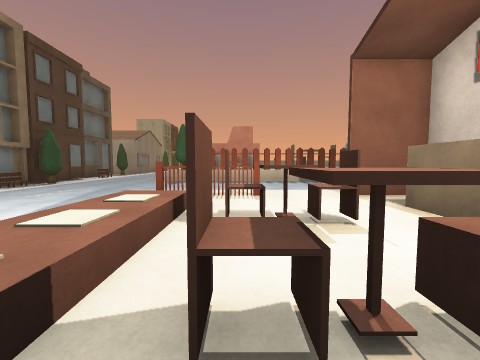
view 1 (above)

22 first-person views from a walk through a 3-D level made in the Unity game engine. The camera is 1.2 m above the floor, tilts 4° down and sees 90° across. The floor is counted in squares, 2 m on a side. Each view is taken from the middle of a square. On the plan, view 1 faces up. The plan holds only what a view shows up to about 9 squares ahead; the rest is blank. The place goes on beyond the plan. The player character is not drawn. Surface patterns are stand-ins for the level's own textures.

view 2
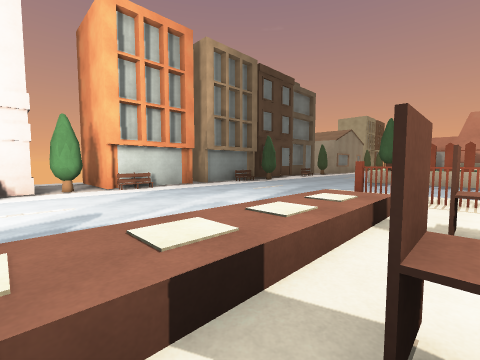

view 3
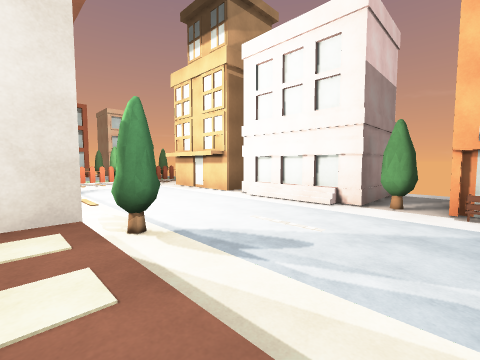

view 4
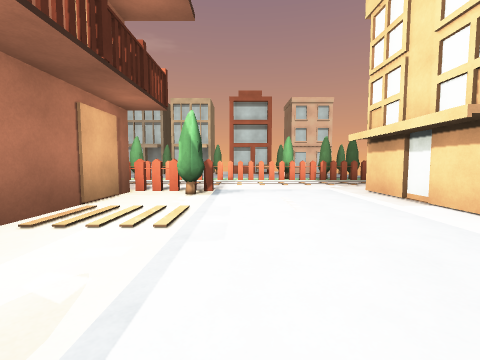

view 5
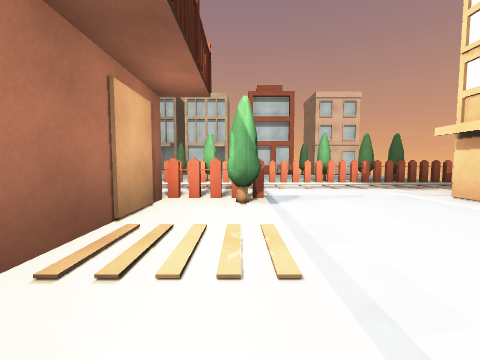

view 6
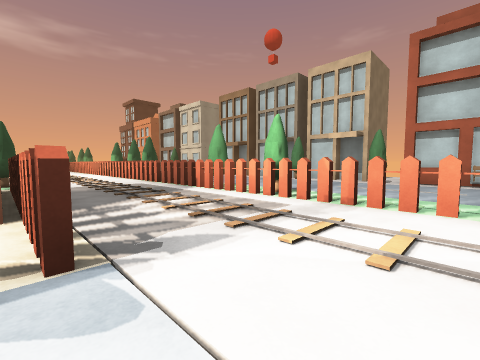

view 7
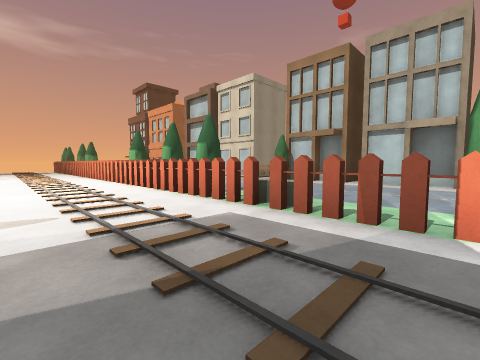

view 8
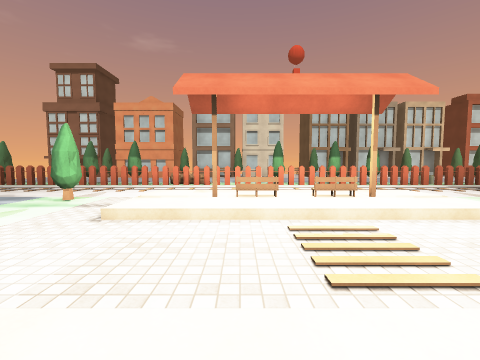

view 9
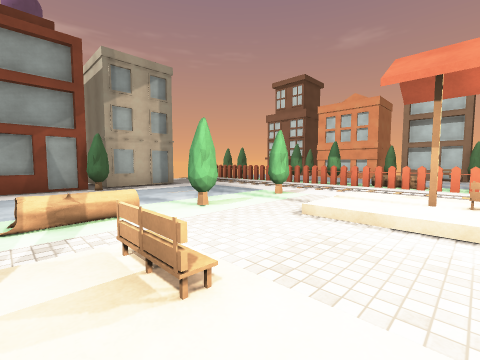

view 10
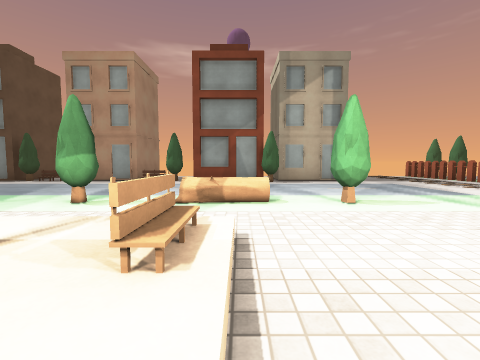

view 11
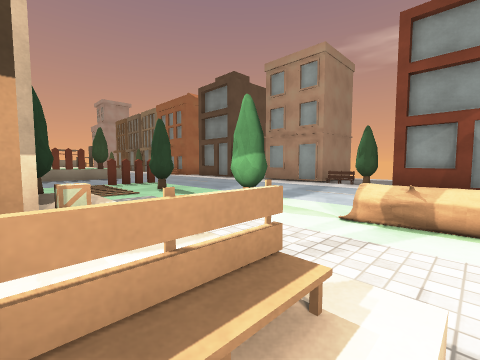

view 12
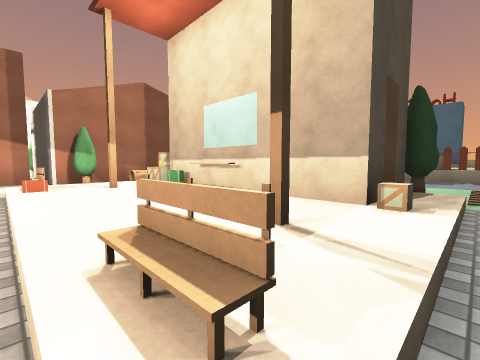

view 13
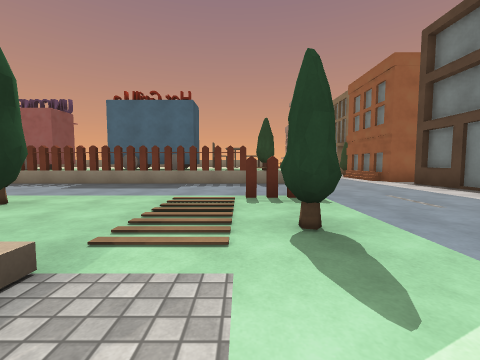

view 14
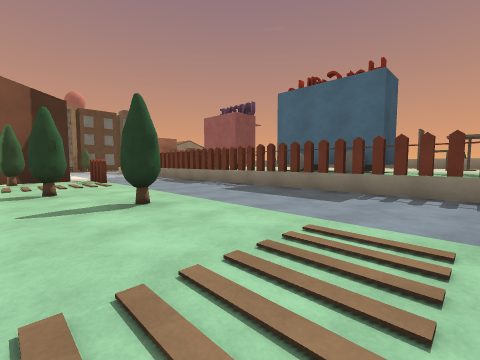

view 15
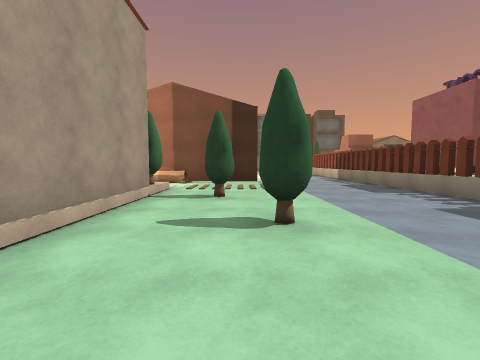

view 16
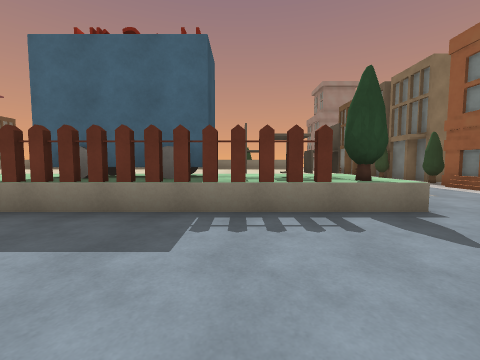

view 17
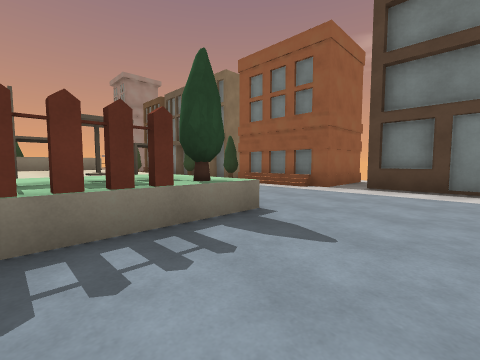

view 18
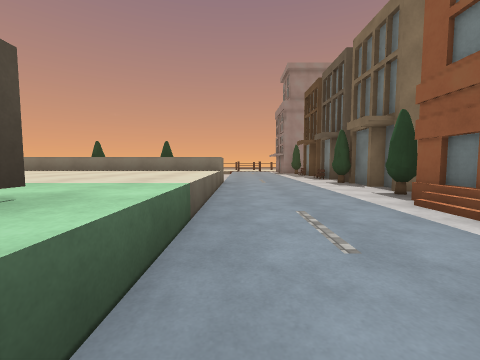

view 19
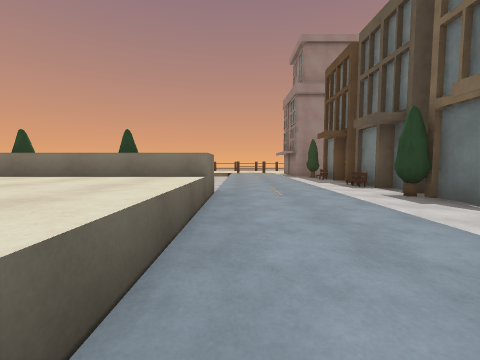

view 20
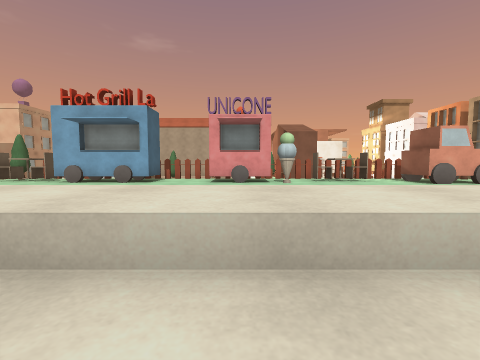

view 21
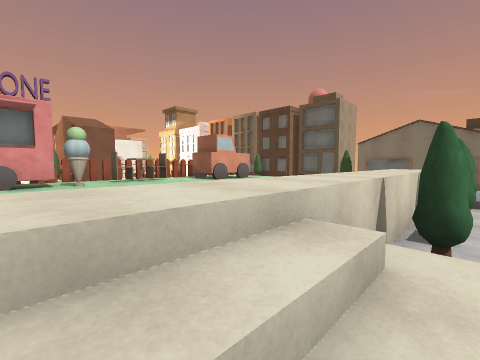

view 22
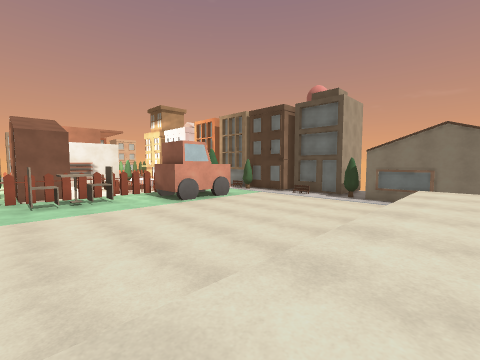

### Floor plan
Key: @ floor where view 1 was taken; # wall or solid block; x gap in a wall; . main floor; : floor 0.25 m higher than the main floor; + floor 0.5 m higher than the main floor; - floor 0.5 m lower than the main floor; / step, stairs or slope; = window, fence, low wall or low ledge; ^ raised ledge; v drop or lower ground; T tree; O other object.
Columns run from 9 left of view 1 to 20 right of it. Each row starts with its distance up from view 1.
 18                         .../#
 17    #   --T-- ////       .../#
 16    #   //////////      /....#
 15    #   vvvvvvvvvvvvvvvvv...T#
 14    #.  vvvvvvv     vvvvv....#
 13    #.  vvvvvvv      vvvv...T#
 12        vvvvvvv v  v vvvv...##
 11        vvvvvvvvvvvvvvvvv...#
 10        v^^vvvv#^vv^^^vvv...#
  9    #...T#^vv#v^^^v^^^v#v...###
  8    #...T###############T.....
  7    T.......................#
  6    O.......................##
  5    #........##.........#..TO
  4   ##....##...#..T.T......../
  3   ##....+...#T......T..T...#
  2   #O....+=..##./T####/.....##
  1   #T....+^^ ## /^####/.....O#
  0   ##....+@  #T /:::::/.T...T
 -1    #...T#####  /:#::#/.x...#
 -2    #.... #  #..///////.^  .#
 -3    ......#       ..........T
 -4   ##.....#      //////.T...#
 -5    #.....#     /:#:O:/.....#
 -6    #...T#####T./:::::/.T....
 -7    ..........................
 -8   ...........................
 -9  ............................
-10 #xTTTxxxTxTx=xTTxxTxx#xTxTxxT

Where each view was taken, in squares from view 1:
view 1: 0 up, 0 right, facing up
view 2: 0 up, 0 right, facing up-left
view 3: 2 up, 1 left, facing down-left
view 4: 1 down, 3 left, facing down
view 5: 2 down, 2 left, facing down
view 6: 6 down, 4 left, facing down-right
view 7: 7 down, 1 right, facing down-right
view 8: 1 down, 10 right, facing down
view 9: 1 down, 10 right, facing down-right
view 10: 2 down, 10 right, facing right
view 11: 2 down, 11 right, facing up-right
view 12: 2 down, 12 right, facing up-left
view 13: 1 up, 13 right, facing up
view 14: 3 up, 13 right, facing up-left
view 15: 4 up, 12 right, facing left
view 16: 5 up, 12 right, facing up
view 17: 6 up, 12 right, facing up-right
view 18: 8 up, 15 right, facing up
view 19: 11 up, 15 right, facing up
view 20: 17 up, 6 right, facing down
view 21: 17 up, 6 right, facing down-left
view 22: 16 up, 4 right, facing down-left
